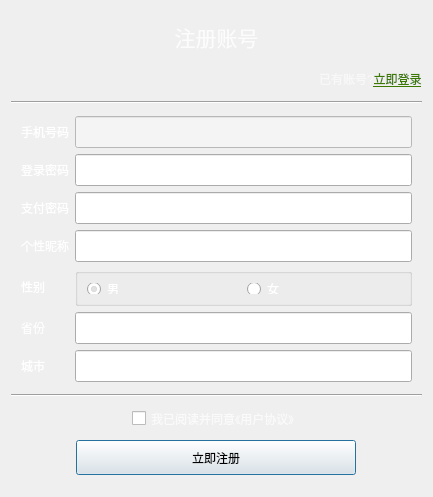
<?xml version="1.0" encoding="UTF-8"?>
<ui version="4.0">
 <class>RegisterW</class>
 <widget class="QDialog" name="RegisterW">
  <property name="geometry">
   <rect>
    <x>0</x>
    <y>0</y>
    <width>433</width>
    <height>497</height>
   </rect>
  </property>
  <property name="windowTitle">
   <string>注册账号</string>
  </property>
  <property name="windowIcon">
   <iconset resource="resource.qrc">
    <normaloff>:/new/prefix1/res/注册账号.png</normaloff>:/new/prefix1/res/注册账号.png</iconset>
  </property>
  <layout class="QVBoxLayout" name="verticalLayout">
   <item>
    <widget class="QLabel" name="label">
     <property name="maximumSize">
      <size>
       <width>16777215</width>
       <height>40</height>
      </size>
     </property>
     <property name="layoutDirection">
      <enum>Qt::LeftToRight</enum>
     </property>
     <property name="text">
      <string>&lt;html&gt;&lt;head/&gt;&lt;body&gt;&lt;p align=&quot;center&quot;&gt;&lt;span style=&quot; font-size:16pt; color:#fcfcfc;&quot;&gt;注册账号&lt;/span&gt;&lt;/p&gt;&lt;/body&gt;&lt;/html&gt;</string>
     </property>
    </widget>
   </item>
   <item alignment="Qt::AlignRight">
    <widget class="QLabel" name="labExit">
     <property name="maximumSize">
      <size>
       <width>16777215</width>
       <height>20</height>
      </size>
     </property>
     <property name="text">
      <string>&lt;html&gt;&lt;head/&gt;&lt;body&gt;&lt;p&gt;&lt;span style=&quot; color:#f8f8f8;&quot;&gt;已有账号?&lt;/span&gt;&lt;span style=&quot; text-decoration: underline; color:#3c7900;&quot;&gt;立即登录&lt;/span&gt;&lt;/p&gt;&lt;/body&gt;&lt;/html&gt;</string>
     </property>
    </widget>
   </item>
   <item>
    <widget class="Line" name="line">
     <property name="orientation">
      <enum>Qt::Horizontal</enum>
     </property>
    </widget>
   </item>
   <item>
    <layout class="QGridLayout" name="gridLayout">
     <property name="leftMargin">
      <number>10</number>
     </property>
     <property name="rightMargin">
      <number>10</number>
     </property>
     <item row="1" column="1">
      <widget class="QLineEdit" name="editPass">
       <property name="minimumSize">
        <size>
         <width>0</width>
         <height>32</height>
        </size>
       </property>
       <property name="styleSheet">
        <string notr="true"/>
       </property>
      </widget>
     </item>
     <item row="6" column="0">
      <widget class="QLabel" name="label_8">
       <property name="text">
        <string>&lt;html&gt;&lt;head/&gt;&lt;body&gt;&lt;p&gt;&lt;span style=&quot; color:#ffffff;&quot;&gt;城市&lt;/span&gt;&lt;/p&gt;&lt;/body&gt;&lt;/html&gt;</string>
       </property>
      </widget>
     </item>
     <item row="0" column="1">
      <widget class="QLineEdit" name="editPhone">
       <property name="minimumSize">
        <size>
         <width>0</width>
         <height>32</height>
        </size>
       </property>
       <property name="palette">
        <palette>
         <active>
          <colorrole role="Button">
           <brush brushstyle="SolidPattern">
            <color alpha="220">
             <red>245</red>
             <green>245</green>
             <blue>245</blue>
            </color>
           </brush>
          </colorrole>
          <colorrole role="Base">
           <brush brushstyle="SolidPattern">
            <color alpha="220">
             <red>245</red>
             <green>245</green>
             <blue>245</blue>
            </color>
           </brush>
          </colorrole>
          <colorrole role="Window">
           <brush brushstyle="SolidPattern">
            <color alpha="220">
             <red>245</red>
             <green>245</green>
             <blue>245</blue>
            </color>
           </brush>
          </colorrole>
         </active>
         <inactive>
          <colorrole role="Button">
           <brush brushstyle="SolidPattern">
            <color alpha="220">
             <red>245</red>
             <green>245</green>
             <blue>245</blue>
            </color>
           </brush>
          </colorrole>
          <colorrole role="Base">
           <brush brushstyle="SolidPattern">
            <color alpha="220">
             <red>245</red>
             <green>245</green>
             <blue>245</blue>
            </color>
           </brush>
          </colorrole>
          <colorrole role="Window">
           <brush brushstyle="SolidPattern">
            <color alpha="220">
             <red>245</red>
             <green>245</green>
             <blue>245</blue>
            </color>
           </brush>
          </colorrole>
         </inactive>
         <disabled>
          <colorrole role="Button">
           <brush brushstyle="SolidPattern">
            <color alpha="220">
             <red>245</red>
             <green>245</green>
             <blue>245</blue>
            </color>
           </brush>
          </colorrole>
          <colorrole role="Base">
           <brush brushstyle="SolidPattern">
            <color alpha="220">
             <red>245</red>
             <green>245</green>
             <blue>245</blue>
            </color>
           </brush>
          </colorrole>
          <colorrole role="Window">
           <brush brushstyle="SolidPattern">
            <color alpha="220">
             <red>245</red>
             <green>245</green>
             <blue>245</blue>
            </color>
           </brush>
          </colorrole>
         </disabled>
        </palette>
       </property>
       <property name="styleSheet">
        <string notr="true"/>
       </property>
      </widget>
     </item>
     <item row="5" column="0">
      <widget class="QLabel" name="label_7">
       <property name="text">
        <string>&lt;html&gt;&lt;head/&gt;&lt;body&gt;&lt;p&gt;&lt;span style=&quot; color:#fdfdfd;&quot;&gt;省份&lt;/span&gt;&lt;/p&gt;&lt;/body&gt;&lt;/html&gt;</string>
       </property>
      </widget>
     </item>
     <item row="5" column="1">
      <widget class="QLineEdit" name="editProvince">
       <property name="minimumSize">
        <size>
         <width>0</width>
         <height>32</height>
        </size>
       </property>
       <property name="styleSheet">
        <string notr="true"/>
       </property>
      </widget>
     </item>
     <item row="0" column="0">
      <widget class="QLabel" name="label_2">
       <property name="text">
        <string>&lt;html&gt;&lt;head/&gt;&lt;body&gt;&lt;p&gt;&lt;span style=&quot; color:#ffffff;&quot;&gt;手机号码&lt;/span&gt;&lt;/p&gt;&lt;/body&gt;&lt;/html&gt;</string>
       </property>
      </widget>
     </item>
     <item row="3" column="1">
      <widget class="QLineEdit" name="editNickName">
       <property name="minimumSize">
        <size>
         <width>0</width>
         <height>32</height>
        </size>
       </property>
       <property name="styleSheet">
        <string notr="true"/>
       </property>
      </widget>
     </item>
     <item row="6" column="1">
      <widget class="QLineEdit" name="editCity">
       <property name="minimumSize">
        <size>
         <width>0</width>
         <height>32</height>
        </size>
       </property>
       <property name="styleSheet">
        <string notr="true"/>
       </property>
      </widget>
     </item>
     <item row="3" column="0">
      <widget class="QLabel" name="label_5">
       <property name="text">
        <string>&lt;html&gt;&lt;head/&gt;&lt;body&gt;&lt;p&gt;&lt;span style=&quot; color:#fefefe;&quot;&gt;个性昵称&lt;/span&gt;&lt;/p&gt;&lt;/body&gt;&lt;/html&gt;</string>
       </property>
      </widget>
     </item>
     <item row="2" column="1">
      <widget class="QLineEdit" name="editPay">
       <property name="minimumSize">
        <size>
         <width>0</width>
         <height>32</height>
        </size>
       </property>
       <property name="styleSheet">
        <string notr="true"/>
       </property>
      </widget>
     </item>
     <item row="4" column="0">
      <widget class="QLabel" name="label_6">
       <property name="text">
        <string>&lt;html&gt;&lt;head/&gt;&lt;body&gt;&lt;p&gt;&lt;span style=&quot; color:#ffffff;&quot;&gt;性别&lt;/span&gt;&lt;/p&gt;&lt;/body&gt;&lt;/html&gt;</string>
       </property>
      </widget>
     </item>
     <item row="1" column="0">
      <widget class="QLabel" name="label_3">
       <property name="text">
        <string>&lt;html&gt;&lt;head/&gt;&lt;body&gt;&lt;p&gt;&lt;span style=&quot; color:#ffffff;&quot;&gt;登录密码&lt;/span&gt;&lt;/p&gt;&lt;/body&gt;&lt;/html&gt;</string>
       </property>
      </widget>
     </item>
     <item row="2" column="0">
      <widget class="QLabel" name="label_4">
       <property name="text">
        <string>&lt;html&gt;&lt;head/&gt;&lt;body&gt;&lt;p&gt;&lt;span style=&quot; color:#ffffff;&quot;&gt;支付密码&lt;/span&gt;&lt;/p&gt;&lt;/body&gt;&lt;/html&gt;</string>
       </property>
      </widget>
     </item>
     <item row="4" column="1">
      <widget class="QGroupBox" name="groupBox">
       <property name="sizePolicy">
        <sizepolicy hsizetype="Preferred" vsizetype="Minimum">
         <horstretch>0</horstretch>
         <verstretch>0</verstretch>
        </sizepolicy>
       </property>
       <property name="maximumSize">
        <size>
         <width>16777215</width>
         <height>38</height>
        </size>
       </property>
       <property name="styleSheet">
        <string notr="true"/>
       </property>
       <property name="title">
        <string/>
       </property>
       <layout class="QHBoxLayout" name="horizontalLayout">
        <item>
         <widget class="QRadioButton" name="radioBoy">
          <property name="maximumSize">
           <size>
            <width>16777215</width>
            <height>20</height>
           </size>
          </property>
          <property name="baseSize">
           <size>
            <width>0</width>
            <height>0</height>
           </size>
          </property>
          <property name="styleSheet">
           <string notr="true">color: rgb(255, 255, 255);</string>
          </property>
          <property name="text">
           <string>男</string>
          </property>
          <property name="checked">
           <bool>true</bool>
          </property>
          <property name="autoExclusive">
           <bool>true</bool>
          </property>
         </widget>
        </item>
        <item>
         <widget class="QRadioButton" name="radioButton_2">
          <property name="maximumSize">
           <size>
            <width>16777215</width>
            <height>20</height>
           </size>
          </property>
          <property name="styleSheet">
           <string notr="true">color: rgb(255, 255, 255);</string>
          </property>
          <property name="text">
           <string>女</string>
          </property>
         </widget>
        </item>
       </layout>
      </widget>
     </item>
    </layout>
   </item>
   <item>
    <widget class="Line" name="line_2">
     <property name="orientation">
      <enum>Qt::Horizontal</enum>
     </property>
    </widget>
   </item>
   <item alignment="Qt::AlignHCenter">
    <widget class="QCheckBox" name="checkAgree">
     <property name="maximumSize">
      <size>
       <width>222</width>
       <height>19</height>
      </size>
     </property>
     <property name="styleSheet">
      <string notr="true">color: rgb(250, 250, 250);</string>
     </property>
     <property name="text">
      <string>我已阅读并同意《用户协议》</string>
     </property>
    </widget>
   </item>
   <item alignment="Qt::AlignHCenter">
    <widget class="QPushButton" name="BtnSure">
     <property name="minimumSize">
      <size>
       <width>280</width>
       <height>35</height>
      </size>
     </property>
     <property name="maximumSize">
      <size>
       <width>16777215</width>
       <height>16777215</height>
      </size>
     </property>
     <property name="styleSheet">
      <string notr="true"/>
     </property>
     <property name="text">
      <string>立即注册</string>
     </property>
    </widget>
   </item>
  </layout>
 </widget>
 <tabstops>
  <tabstop>editPhone</tabstop>
  <tabstop>editPass</tabstop>
  <tabstop>editPay</tabstop>
  <tabstop>editNickName</tabstop>
  <tabstop>editProvince</tabstop>
  <tabstop>editCity</tabstop>
  <tabstop>checkAgree</tabstop>
  <tabstop>BtnSure</tabstop>
  <tabstop>radioBoy</tabstop>
  <tabstop>radioButton_2</tabstop>
 </tabstops>
 <resources>
  <include location="resource.qrc"/>
 </resources>
 <connections/>
</ui>
